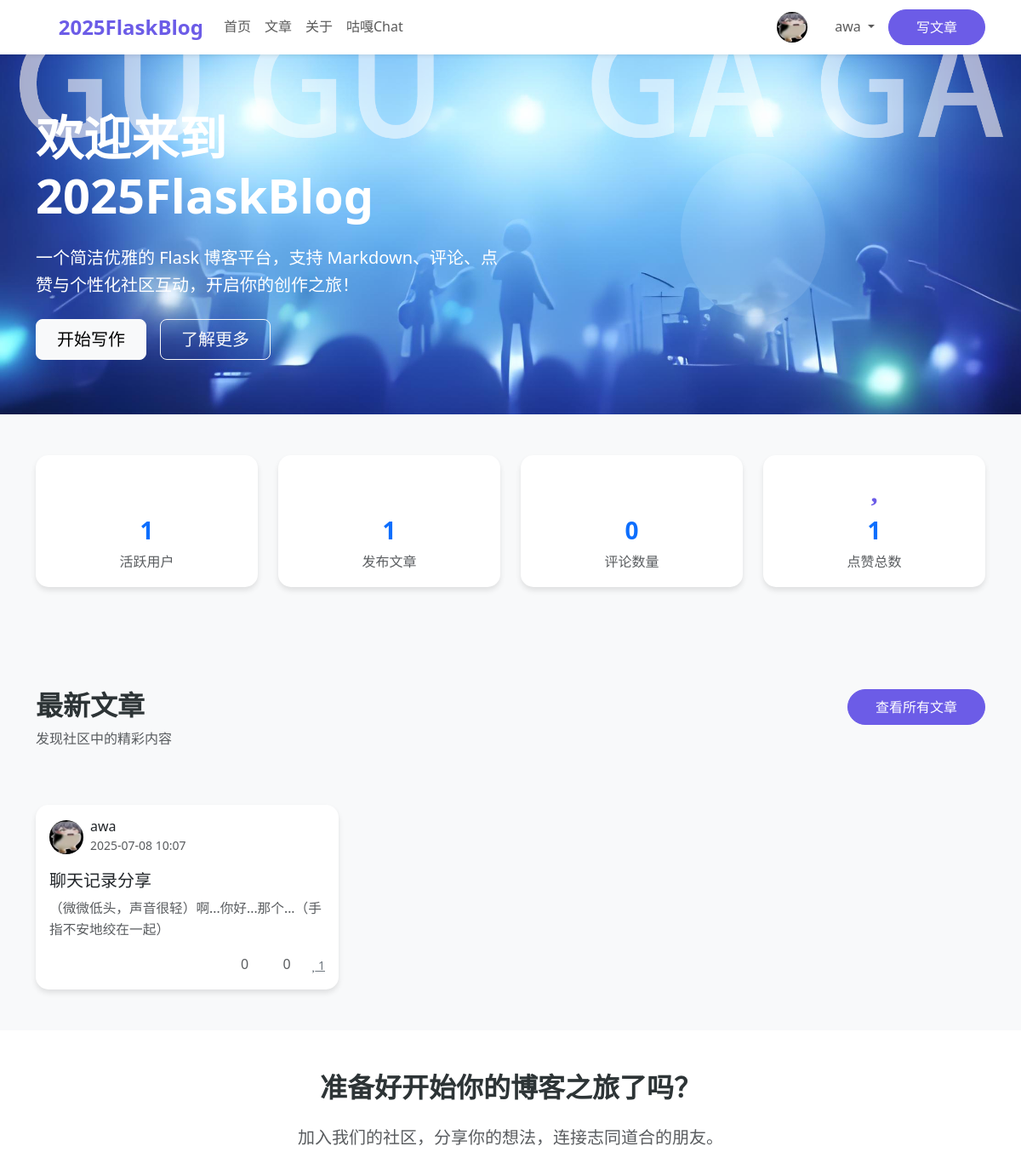
The page /index (signed in, upper part) on the database as committed earlier.
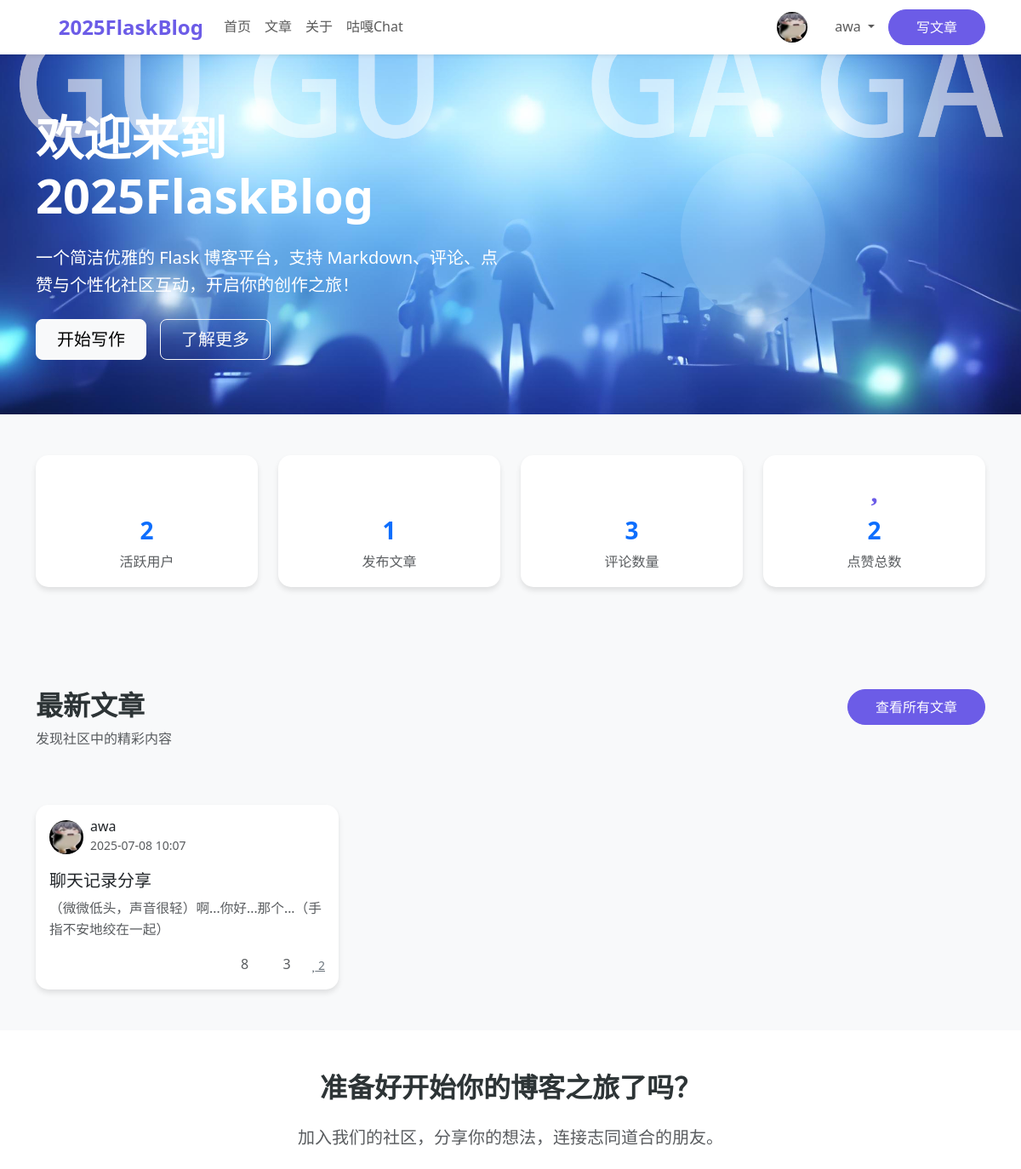
The same page on the database as committed later.
### app/models.py (models this page shows, shortened)
class Post(db.Model):
    __tablename__ = 'posts'
    id = db.Column(db.Integer, primary_key=True)
    title = db.Column(db.String(120), nullable=False)
    content = db.Column(db.Text, nullable=False)
    summary = db.Column(db.String(255))
    created_at = db.Column(db.DateTime, default=lambda: datetime.now(timezone.utc))
    updated_at = db.Column(db.DateTime, default=lambda: datetime.now(timezone.utc), onupdate=lambda: datetime.now(timezone.utc))
    views = db.Column(db.Integer, default=0)
    author_id = db.Column(db.Integer, db.ForeignKey('users.id'), nullable=False)
    is_published = db.Column(db.Boolean, default=True)
    is_featured = db.Column(db.Boolean, default=False)
    is_deleted = db.Column(db.Boolean, default=False)
    is_chat_share = db.Column(db.Boolean, default=False)  # 是否为聊天记录分享
    conversation_id = db.Column(db.Integer, db.ForeignKey('conversations.id'), nullable=True)  # 关联的聊天会话
    comments = db.relationship('Comment', backref='post', lazy='dynamic', cascade='all, delete-orphan')
    likes = db.relationship('Like', backref='post', lazy='dynamic', cascade='all, delete-orphan')
    conversation = db.relationship('Conversation', backref='shared_posts')  # 关联的聊天会话
    def get_comments_count(self):
        return self.comments.filter_by(is_approved=True, is_deleted=False).count()
    def get_likes_count(self):
        return self.likes.count()

class User(UserMixin, db.Model):
    __tablename__ = 'users'
    id = db.Column(db.Integer, primary_key=True)
    username = db.Column(db.String(80), unique=True, nullable=False, index=True)
    email = db.Column(db.String(120), unique=True, nullable=False, index=True)
    password_hash = db.Column(db.String(255), nullable=False)
    first_name = db.Column(db.String(50), nullable=True)
    last_name = db.Column(db.String(50), nullable=True)
    bio = db.Column(db.Text, nullable=True)
    avatar_url = db.Column(db.String(255), nullable=True)
    is_active = db.Column(db.Boolean, default=True)
    is_admin = db.Column(db.Boolean, default=False)
    created_at = db.Column(db.DateTime, default=lambda: datetime.now(timezone.utc))
    updated_at = db.Column(db.DateTime, default=lambda: datetime.now(timezone.utc), onupdate=lambda: datetime.now(timezone.utc))
    last_login = db.Column(db.DateTime, nullable=True)
    posts = db.relationship('Post', backref='author', lazy='dynamic', cascade='all, delete-orphan')
    comments = db.relationship('Comment', backref='author', lazy='dynamic', cascade='all, delete-orphan')
    likes = db.relationship('Like', backref='author', lazy='dynamic', cascade='all, delete-orphan')

### app/routes.py (the view)
@main_bp.route('/')
@main_bp.route('/index')
def index():
    posts = Post.query.filter_by(is_published=True, is_deleted=False).order_by(Post.created_at.desc()).limit(6).all()
    user_count = User.query.count()
    post_count = Post.query.filter_by(is_published=True, is_deleted=False).count()
    comment_count = Comment.query.count()
    like_count = Like.query.count()
    return render_template('index.html', posts=posts, user_count=user_count, post_count=post_count, comment_count=comment_count, like_count=like_count)

### app.py (called while the page is built)
@app.context_processor
def inject_user():
    return dict(current_user=current_user)

### app/__init__.py (called while the page is built)
def create_app(config_class=Config):
    app = Flask(__name__)
    app.config.from_object(config_class)
    db.init_app(app)
    login_manager.init_app(app)
    migrate.init_app(app, db)
    bcrypt.init_app(app)
    login_manager.login_view = 'main.login'
    login_manager.login_message = '请先登录才能访问此页面。'
    login_manager.login_message_category = 'info'
    @login_manager.user_loader
    def load_user(user_id):
        from app.models import User
        return User.query.get(int(user_id))
    from app.routes import main_bp
    from app.guga_chat import guga_chat_bp
    app.register_blueprint(main_bp)
    app.register_blueprint(guga_chat_bp)
    @app.template_filter('nl2br')
    def nl2br_filter(text):
        """将换行符转换为HTML的<br>标签"""
        if text is None:
            return ''
        return text.replace('\n', '<br>')
    return app

### app/templates/index.html (shortened to what the changed rows need)
{% extends "base.html" %}
{% block content %}
<section class="hero-section">
    <div class="container">
        <div class="row align-items-center">
            <div class="col-lg-6">
                <h1 class="display-4 fw-bold mb-4">欢迎来到2025FlaskBlog</h1>
            </div>
        </div>
    </div>
</section>
<section class="py-5 bg-light">
    <div class="container">
        <div class="row text-center">
            <div class="col-md-3 mb-4">
                <div class="card border-0 bg-white">
                    <div class="card-body">
                        <i class="fas fa-users feature-icon"></i>
                        <h3 class="text-primary fw-bold">{{ user_count }}</h3>
                        <p class="text-muted mb-0">活跃用户</p>
                    </div>
                </div>
            </div>
            <div class="col-md-3 mb-4">
                <div class="card border-0 bg-white">
                    <div class="card-body">
                        <i class="fas fa-comments feature-icon"></i>
                        <h3 class="text-primary fw-bold">{{ comment_count }}</h3>
                        <p class="text-muted mb-0">评论数量</p>
                    </div>
                </div>
            </div>
            <div class="col-md-3 mb-4">
                <div class="card border-0 bg-white">
                    <div class="card-body">
                        <i class="fas fa-heart feature-icon"></i>
                        <h3 class="text-primary fw-bold">{{ like_count }}</h3>
                        <p class="text-muted mb-0">点赞总数</p>
                    </div>
                </div>
            </div>
        </div>
    </div>
</section>
<section class="py-5 bg-light">
    <div class="container">
        <div class="row mb-5">
            <div class="col-lg-8">
                <h2 class="fw-bold">最新文章</h2>
            </div>
        </div>
        <div class="row g-4">
            {% if posts %}
                {% for post in posts %}
                <div class="col-md-6 col-lg-4">
                    <a href="{{ url_for('main.post_detail', post_id=post.id) }}" class="text-decoration-none text-dark" style="display:block;height:100%">
                    <div class="card h-100 card-hover">
                        <div class="card-body">
                            <div class="d-flex align-items-center mb-3">
                                <img src="{{ post.author.avatar_url or url_for('static', filename='img/default_avatar.png') }}" class="rounded-circle me-2" alt="作者头像" width="40" height="40">
                                <div>
                                    <h6 class="mb-0">{{ post.author.username }}</h6>
                                    <small class="text-muted">{{ post.created_at.strftime('%Y-%m-%d %H:%M') }}</small>
                                </div>
                            </div>
                            <h5 class="card-title">
                                {{ post.title }}
                            </h5>
                            <div class="card-text text-muted flex-grow-1 article-preview" style="font-size: 0.98em; max-height: 4.5em; overflow: hidden; text-overflow: ellipsis; display: -webkit-box; -webkit-line-clamp: 3; -webkit-box-orient: vertical;">
                                {{ post.summary or post.content|striptags|truncate(60, True, '...')|replace('#','')|replace('*','')|replace('_','')|replace('`','')|replace('$','') }}
                            </div>
                            <div class="d-flex justify-content-between align-items-center mt-3">
                                <div class="d-flex gap-4 text-muted align-items-center fs-6">
                                    <span title="阅读数"><i class="fas fa-eye me-1"></i>{{ post.views or 0 }}</span>
                                    <span title="评论数"><i class="fas fa-comment me-1"></i>{{ post.get_comments_count() }}</span>
                                    <span title="点赞数">
                                        {% if current_user.is_authenticated %}
                                            <button class="btn btn-sm btn-link p-0 like-btn" data-post-id="{{ post.id }}" title="点赞" onclick="event.preventDefault(); event.stopPropagation();">
                                                <i class="fas fa-heart like-icon" id="like-icon-{{ post.id }}"></i>
                                                <span class="like-count" id="like-count-{{ post.id }}">{{ post.get_likes_count() }}</span>
                                            </button>
                                        {% else %}
                                            <i class="fas fa-heart me-1"></i>{{ post.get_likes_count() }}
                                        {% endif %}
                                    </span>
                                </div>
                            </div>
                        </div>
                    </div>
                    </a>
                </div>
                {% endfor %}
            {% else %}
                <div class="col-12">
                    <div class="alert alert-info text-center mb-0">
                        暂无文章。
                    </div>
                </div>
            {% endif %}
        </div>
    </div>
</section>
<section class="py-5">
    <div class="container">
        <div class="row justify-content-center">
            <div class="col-lg-8 text-center">
                <h2 class="fw-bold mb-4">准备好开始你的博客之旅了吗？</h2>
            </div>
        </div>
    </div>
</section>
{% endblock %}

Rows that differ between the two databases and show on the page:
changed Post "聊天记录分享": views "0" → "8"; get_comments_count "0" → "3"; get_likes_count "1" → "2"
Other text that changed with them:
{{ user_count }}: "1" → "2"
{{ comment_count }}: "0" → "3"
{{ like_count }}: "1" → "2"
